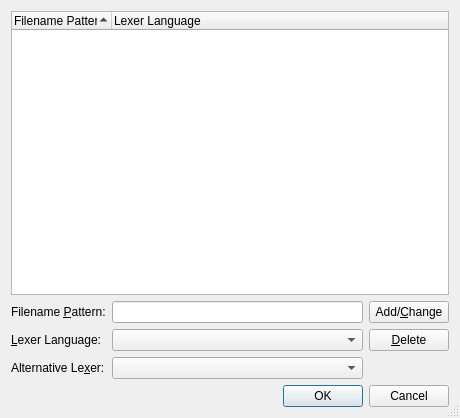
<ui version="4.0" >
 <class>LexerAssociationDialog</class>
 <widget class="QDialog" name="LexerAssociationDialog" >
  <property name="geometry" >
   <rect>
    <x>0</x>
    <y>0</y>
    <width>460</width>
    <height>418</height>
   </rect>
  </property>
  <property name="windowTitle" >
   <string>Project Lexer Associations</string>
  </property>
  <property name="sizeGripEnabled" >
   <bool>true</bool>
  </property>
  <layout class="QVBoxLayout" name="verticalLayout" >
   <item>
    <widget class="QTreeWidget" name="editorLexerList" >
     <property name="alternatingRowColors" >
      <bool>true</bool>
     </property>
     <property name="rootIsDecorated" >
      <bool>false</bool>
     </property>
     <property name="sortingEnabled" >
      <bool>true</bool>
     </property>
     <column>
      <property name="text" >
       <string>Filename Pattern</string>
      </property>
     </column>
     <column>
      <property name="text" >
       <string>Lexer Language</string>
      </property>
     </column>
    </widget>
   </item>
   <item>
    <layout class="QGridLayout" name="gridLayout" >
     <item row="0" column="0" >
      <widget class="QLabel" name="textLabel2_6" >
       <property name="text" >
        <string>Filename &amp;Pattern:</string>
       </property>
       <property name="buddy" >
        <cstring>editorFileExtEdit</cstring>
       </property>
      </widget>
     </item>
     <item row="0" column="1" >
      <widget class="QLineEdit" name="editorFileExtEdit" >
       <property name="toolTip" >
        <string>Enter the filename pattern to be associated</string>
       </property>
      </widget>
     </item>
     <item row="0" column="2" >
      <widget class="QPushButton" name="addLexerButton" >
       <property name="toolTip" >
        <string>Press to add or change the entered association</string>
       </property>
       <property name="text" >
        <string>Add/&amp;Change</string>
       </property>
      </widget>
     </item>
     <item row="1" column="0" >
      <widget class="QLabel" name="textLabel3_3" >
       <property name="text" >
        <string>&amp;Lexer Language:</string>
       </property>
       <property name="buddy" >
        <cstring>editorLexerCombo</cstring>
       </property>
      </widget>
     </item>
     <item row="1" column="1" >
      <widget class="QComboBox" name="editorLexerCombo" >
       <property name="toolTip" >
        <string>Select the lexer language to associate</string>
       </property>
      </widget>
     </item>
     <item row="1" column="2" >
      <widget class="QPushButton" name="deleteLexerButton" >
       <property name="toolTip" >
        <string>Press to delete the selected association</string>
       </property>
       <property name="text" >
        <string>&amp;Delete</string>
       </property>
      </widget>
     </item>
     <item row="2" column="0" >
      <widget class="QLabel" name="pygmentsLabel" >
       <property name="text" >
        <string>Alternative Le&amp;xer:</string>
       </property>
       <property name="buddy" >
        <cstring>pygmentsLexerCombo</cstring>
       </property>
      </widget>
     </item>
     <item row="2" column="1" >
      <widget class="QComboBox" name="pygmentsLexerCombo" >
       <property name="toolTip" >
        <string>Select the alternative lexer to associate</string>
       </property>
      </widget>
     </item>
    </layout>
   </item>
   <item>
    <widget class="QDialogButtonBox" name="buttonBox" >
     <property name="orientation" >
      <enum>Qt::Horizontal</enum>
     </property>
     <property name="standardButtons" >
      <set>QDialogButtonBox::Cancel|QDialogButtonBox::Ok</set>
     </property>
    </widget>
   </item>
  </layout>
 </widget>
 <tabstops>
  <tabstop>editorLexerList</tabstop>
  <tabstop>editorFileExtEdit</tabstop>
  <tabstop>editorLexerCombo</tabstop>
  <tabstop>pygmentsLexerCombo</tabstop>
  <tabstop>addLexerButton</tabstop>
  <tabstop>deleteLexerButton</tabstop>
  <tabstop>buttonBox</tabstop>
 </tabstops>
 <resources/>
 <connections>
  <connection>
   <sender>buttonBox</sender>
   <signal>accepted()</signal>
   <receiver>LexerAssociationDialog</receiver>
   <slot>accept()</slot>
   <hints>
    <hint type="sourcelabel" >
     <x>248</x>
     <y>254</y>
    </hint>
    <hint type="destinationlabel" >
     <x>157</x>
     <y>274</y>
    </hint>
   </hints>
  </connection>
  <connection>
   <sender>buttonBox</sender>
   <signal>rejected()</signal>
   <receiver>LexerAssociationDialog</receiver>
   <slot>reject()</slot>
   <hints>
    <hint type="sourcelabel" >
     <x>316</x>
     <y>260</y>
    </hint>
    <hint type="destinationlabel" >
     <x>286</x>
     <y>274</y>
    </hint>
   </hints>
  </connection>
 </connections>
</ui>
